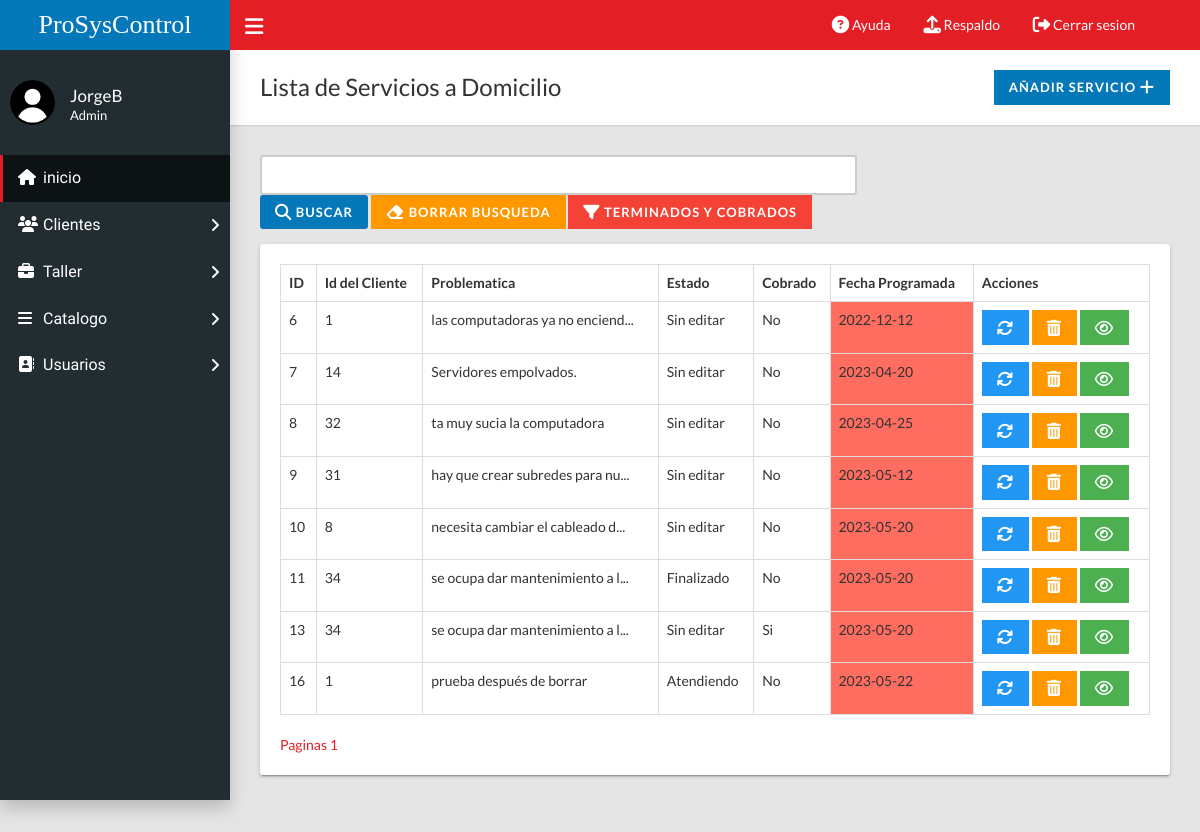
/home.php?c=domicilio (signed in), run on the app's committed database.
### tables this page shows
CREATE TABLE `domicilio` (
  `id` int(11) NOT NULL,
  `id_Cliente` int(11) NOT NULL,
  `problematica` varchar(200) NOT NULL,
  `observaciones` varchar(200) NOT NULL,
  `fechaProgramada` date NOT NULL,
  `presupuesto` float NOT NULL,
  `costoTotal` float NOT NULL,
  `horaInicio` time NOT NULL,
  `horaFinal` time NOT NULL,
  `horasRealizadas` int(11) NOT NULL,
  `estado` varchar(50) DEFAULT NULL,
  `cobrado` varchar(50) DEFAULT NULL
);

### controladores/domicilio.controlador.php (called while the page is built, shortened)
<?php
require_once "modelos/domicilio.php";
class DomicilioControlador{
    public function __CONSTRUCT(){
        $this->modelo = new Domicilio;
    }
    public function Inicio(){
        require_once "vistas/encabezado.php";
        require_once "vistas/domicilio/index.php";
        require_once "vistas/pie.php";
    }
}

### modelos/database.php (called while the page is built, shortened)
<?php
class Database{
    public static function Conectar(){
        try{
            $conexion = new PDO("mysql:host=".self::servidor.";dbname=".self::nombrebd.";charset=utf8", self::usuariobd,
            self::clave);
            $conexion -> setAttribute(PDO::ATTR_ERRMODE, PDO::ERRMODE_EXCEPTION);
            return $conexion;
        }catch(PDOException $e){
            return "Fallo " .$e->getMessage();
        }
    }
}

### modelos/domicilio.php (called while the page is built, shortened)
<?php
class Domicilio{
    private $pdo;
    public function __CONSTRUCT(){
        $this->pdo = Database::Conectar();
    }
    public function Listar(){
        try{
            $consulta = $this->pdo->prepare("SELECT * FROM domicilio WHERE NOT(estado LIKE 'Finalizado' AND cobrado LIKE 'Si');");
            $consulta->execute();
            return $consulta->fetchAll(PDO::FETCH_OBJ);
        }catch(Exception $excepcion){
            die($excepcion->getMessage());
        }
    }
    public function Paginar($limite, $numerodeRegistros, $filtroCondicion)
    {
        try {
            $and = "";
            if (isset($_GET["filtro"])) {
                if ($_GET["filtro"] == "yaentregados") {
                    $consulta = $this->pdo->prepare("SELECT * FROM `domicilio` WHERE estado LIKE 'Finalizado' AND cobrado LIKE 'Si' $and ORDER BY `fechaProgramada` LIMIT $limite,$numerodeRegistros;");
                } else {
                    $consulta = $this->pdo->prepare("SELECT * FROM `domicilio` WHERE NOT(estado LIKE 'Finalizado' AND cobrado LIKE 'Si') $and ORDER BY `fechaProgramada` LIMIT $limite,$numerodeRegistros;");
                }
            } else {
                $consulta = $this->pdo->prepare("SELECT * FROM `domicilio` WHERE NOT(estado LIKE 'Finalizado' AND cobrado LIKE 'Si') $and ORDER BY `fechaProgramada` LIMIT $limite,$numerodeRegistros;");
            }
            $consulta->execute();
            return $consulta->fetchAll(PDO::FETCH_OBJ);
        } catch (Exception $excepcion) {
            die($excepcion->getMessage());
        }
    }
}

### vistas/domicilio/index.php (the view, shortened to what this page needs)
<div class="content-wrapper">
  <div class="page-title">
    <div>
      <h1>Lista de Servicios a Domicilio</h1>
          </div>
          <div><a class="btn btn-primary btn-flat" href="?c=domicilio&a=FormCrear">Añadir Servicio <i class="fa fa-lg fa-plus"></i></a></div>
        </div>
        <form class="form-horizontal" method="POST"
    <?php
    $banderayaterminados = true;
    $fecha_actual = date("Y-m-d");
    $fecha1 = new DateTime($fecha_actual);
    $url_busqueda="";
    $url_paginacion="";
    $url_filtro="";
                      if(isset($_GET['pagina'])){
                        echo "action='?c=domicilio&a=Buscar$url_filtro'";
                        $url_paginacion ="&a=BuscaryPaginar&pagina=".$_GET['pagina'];
                      }
                      else{
                        echo "action='?c=domicilio&a=Buscar$url_filtro'";
                      }
                      ?>
    >
    <div class="form-group">
                    <div class="col-md-8">
                    <?php if(isset($_GET['q'])){
                         ?><input class="form-control" name="campo" id="campo" type="text" required value="<?=$_GET['q']?>">
                         <button class="btn btn-primary" type="submit" id="submitButton"><i class="fa fa-lg fa-search"></i> Buscar</button>
                         <a class="btn btn-warning btn-flat" href="?c=domicilio<?= $url_paginacion ?>"  id="borrarBusButton"><i class="fa fa-lg fa-eraser"></i> Borrar busqueda</a>
                         <a class="btn btn-danger btn-flat" href="?c=domicilio&a=MostrarYaEntregados"  id="borrarBusButton"><i class="fa fa-lg fa-filter"></i> Terminados y cobrados</a>
                         <?php
                      }
                      else{
                        ?>
                        <input class="form-control" name="campo" id="campo" type="text" required>
                        <button class="btn btn-primary" type="submit" id="submitButton"><i class="fa fa-lg fa-search"></i> Buscar</button>
                        <a class="btn btn-warning btn-flat" href="?c=domicilio"  id="borrarBusButton"><i class="fa fa-lg fa-eraser"></i> Borrar busqueda</a>
                        <a class="btn btn-danger btn-flat" href="?c=domicilio&a=MostrarYaEntregados"  id="borrarBusButton"><i class="fa fa-lg fa-filter"></i> Terminados y cobrados</a>
                        <?php
                      }
                      ?>
                    </div>
                  </div>
</form>
        <div class="row">
          <div class="col-md-12">
            <div class="card">
              <div class="card-body">
                <div class="table-responsive">
                  <table class="table table-hover table-bordered" role="grid" id="sampleTable">
                    <thead>
                      <tr>
                        <th>ID</th>
                        <th>Id del Cliente</th>
                        <th>Problematica</th>
                        <th>Estado</th>
                        <th>Cobrado</th>
                        <th>Fecha Programada</th>
                        <th>Acciones</th>
                      </tr>
                    </thead>
                    <tbody>
                      <?php
                       $registros_por_pagina = 10;
                       $total_registros = count($this->modelo->Listar());
                       if (isset($_GET['pagina'])) {
                        $pagina_actual = $_GET['pagina'];
                        if(isset($_GET['filtro'])){if($_GET['filtro']=="yaentregados"){$total_registros = count($this->modelo->ListarYaEntregados());$banderayaterminados = false;}}
                        foreach ($this->modelo->Paginar(($_GET['pagina'] - 1) * $registros_por_pagina, $registros_por_pagina,"nada") as $domicilioSQL) : ?>
                          <tr>
                            <td><?=$domicilioSQL->id?></td>
                            <td><?=$domicilioSQL->id_Cliente?></td>
                            <td><?= limitar_cadena($domicilioSQL->problematica, 30, "...") ?></td>
                            <td><?=$domicilioSQL->estado?></td>
                            <td><?=$domicilioSQL->cobrado?></td>
                            <td <?php
                                  $fecha2 = new DateTime($domicilioSQL->fechaProgramada);
                                  $dias = ($fecha1->diff($fecha2))->days;
                                  if(($dias == 0 || $fecha1 > $fecha2) && $banderayaterminados){
                                    ?> style="background-color: rgb(255, 109, 96);" <?php
                                  }else if(($dias <= 5) && $banderayaterminados){
                                    ?> style="background-color: rgb(243, 233, 159);" <?php
                                  }
                              ?>><?=$domicilioSQL->fechaProgramada?></td>
                            <td><?php if($_SESSION['tipoUsuario']!='Secretario'){?>
                            <a class="btn btn-info btn-flat" href="?c=domicilio&a=FormModificar&id=<?=$domicilioSQL->id?>"><i class="fa fa-lg fa-refresh"></i></a>
                                <a class="btn btn-warning btn-flat" onclick = "Eliminar('?c=domicilio&a=Borrar&id=<?=$domicilioSQL->id?>')"><i class="fa fa-lg fa-trash"></i></a>
                            <?php }?>
                                <a class="btn btn-success btn-flat" href="?c=domicilio&a=FormConsultar&id=<?=$domicilioSQL->id?>"><i class="fa fa-lg fa-eye"></i></a></td>
                          </tr>
                          <?php endforeach;
                       } else{
                        foreach ($this->modelo->Paginar(0, $registros_por_pagina,"nada") as $domicilioSQL) : ?>
                          <tr>
                            <td><?=$domicilioSQL->id?></td>
                              <td><?=$domicilioSQL->id_Cliente?></td>
                              <td><?= limitar_cadena($domicilioSQL->problematica, 30, "...") ?></td>
                              <td><?=$domicilioSQL->estado?></td>
                              <td><?=$domicilioSQL->cobrado?></td>
                              <td <?php
                                  $fecha2 = new DateTime($domicilioSQL->fechaProgramada);
                                  $dias = ($fecha1->diff($fecha2))->days;
                                  if(($dias == 0 || $fecha1 > $fecha2) && $banderayaterminados){
                                    ?> style="background-color: rgb(255, 109, 96);" <?php
                                  }else if(($dias <= 5) && $banderayaterminados){
                                    ?> style="background-color: rgb(243, 233, 159);" <?php
                                  }
                              ?>><?=$domicilioSQL->fechaProgramada?></td>
                              <td><?php if($_SESSION['tipoUsuario']!='Secretario'){?>
                              <a class="btn btn-info btn-flat" href="?c=domicilio&a=FormModificar&id=<?=$domicilioSQL->id?>"><i class="fa fa-lg fa-refresh"></i></a>
                                  <a class="btn btn-warning btn-flat" onclick = "Eliminar('?c=domicilio&a=Borrar&id=<?=$domicilioSQL->id?>')"><i class="fa fa-lg fa-trash"></i></a>
                              <?php }?>
                                  <a class="btn btn-success btn-flat" href="?c=domicilio&a=FormConsultar&id=<?=$domicilioSQL->id?>"><i class="fa fa-lg fa-eye"></i></a></td>
                          </tr>
                          <?php endforeach; } ?>
                    </tbody>
                  </table>
                </div>
                <?php
                $num_paginas = ceil($total_registros / $registros_por_pagina);
                echo "<a class='btn-btn-secondary' type='button'>Paginas  </a> ";
                for ($i = 1; $i <= $num_paginas; $i++) {
                  if(isset($_GET['filtro'])){if($_GET['filtro']=="yaentregados"){
                      echo "<a class='btn-btn-secondary' type='button' href='?c=domicilio&a=PaginarNyaentregados&filtro=yaentregados&pagina=$i'>$i</a> ";
                    }
                    else{
                      echo "<a class='btn-btn-secondary' type='button' href='?c=domicilio&a=PaginarN&pagina=$i'>$i </a> ";
                    }
                  }
                  else{echo "<a class='btn-btn-secondary' type='button' href='?c=domicilio&a=PaginarN&pagina=$i$url_busqueda'>$i</a> ";}
                }
                ?>
              </div>
            </div>
          </div>
        </div>
      </div>
<?php
                function limitar_cadena($cadena, $limite, $sufijo)
                {
                  if (strlen($cadena) > $limite) {
                    return substr($cadena, 0, $limite) . $sufijo;
                  }
                  return $cadena;
                }
                ?>

### data on the page
domicilio: id "6", id_Cliente "1", problematica "las computadoras ya no enciend...", estado "Sin editar", cobrado "No", fechaProgramada "2022-12-12"
domicilio: id "7", id_Cliente "14", problematica "Servidores empolvados.", estado "Sin editar", cobrado "No", fechaProgramada "2023-04-20"
domicilio: id "8", id_Cliente "32", problematica "ta muy sucia la computadora", estado "Sin editar", cobrado "No", fechaProgramada "2023-04-25"
domicilio: id "9", id_Cliente "31", problematica "hay que crear subredes para nu...", estado "Sin editar", cobrado "No", fechaProgramada "2023-05-12"
domicilio: id "10", id_Cliente "8", problematica "necesita cambiar el cableado d...", estado "Sin editar", cobrado "No", fechaProgramada "2023-05-20"
domicilio: id "11", id_Cliente "34", problematica "se ocupa dar mantenimiento a l...", estado "Finalizado", cobrado "No", fechaProgramada "2023-05-20"
domicilio: id "13", id_Cliente "34", problematica "se ocupa dar mantenimiento a l...", estado "Sin editar", cobrado "Si", fechaProgramada "2023-05-20"
domicilio: id "16", id_Cliente "1", problematica "prueba después de borrar", estado "Atendiendo", cobrado "No", fechaProgramada "2023-05-22"

### other printed values
$usuario "JorgeB"
$_SESSION['tipoUsuario'] "Admin"
